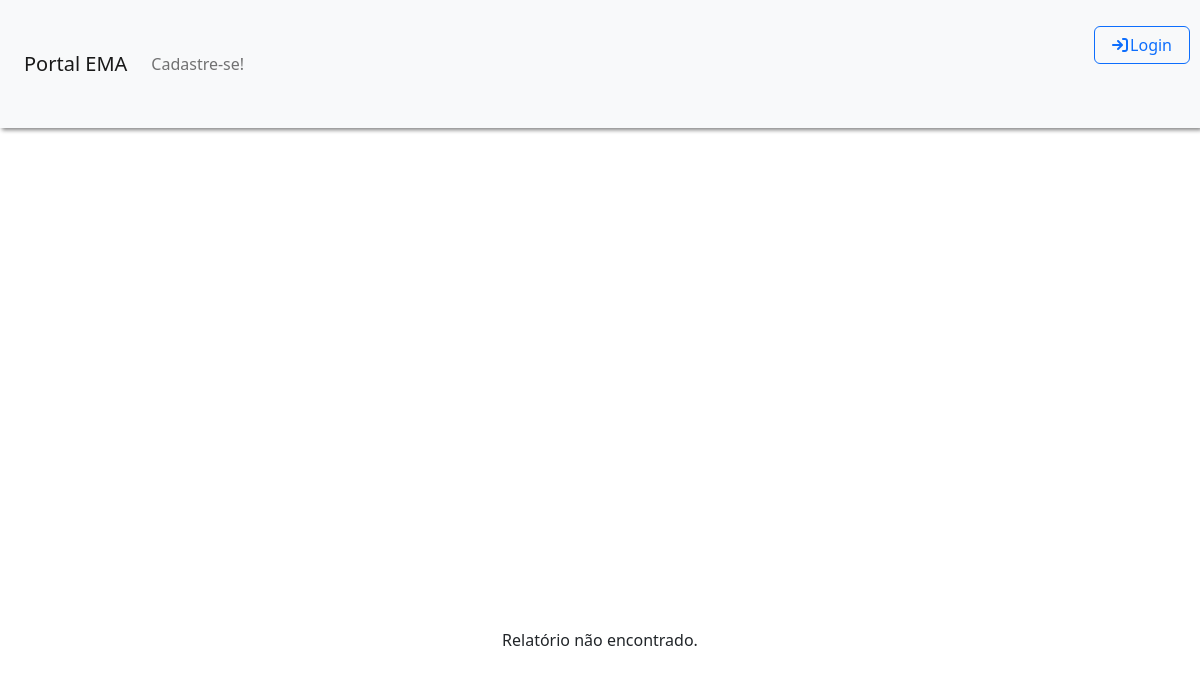
The app's page /Tela_Visualizar_Relatorio.php?idrelatorio=2, older data.
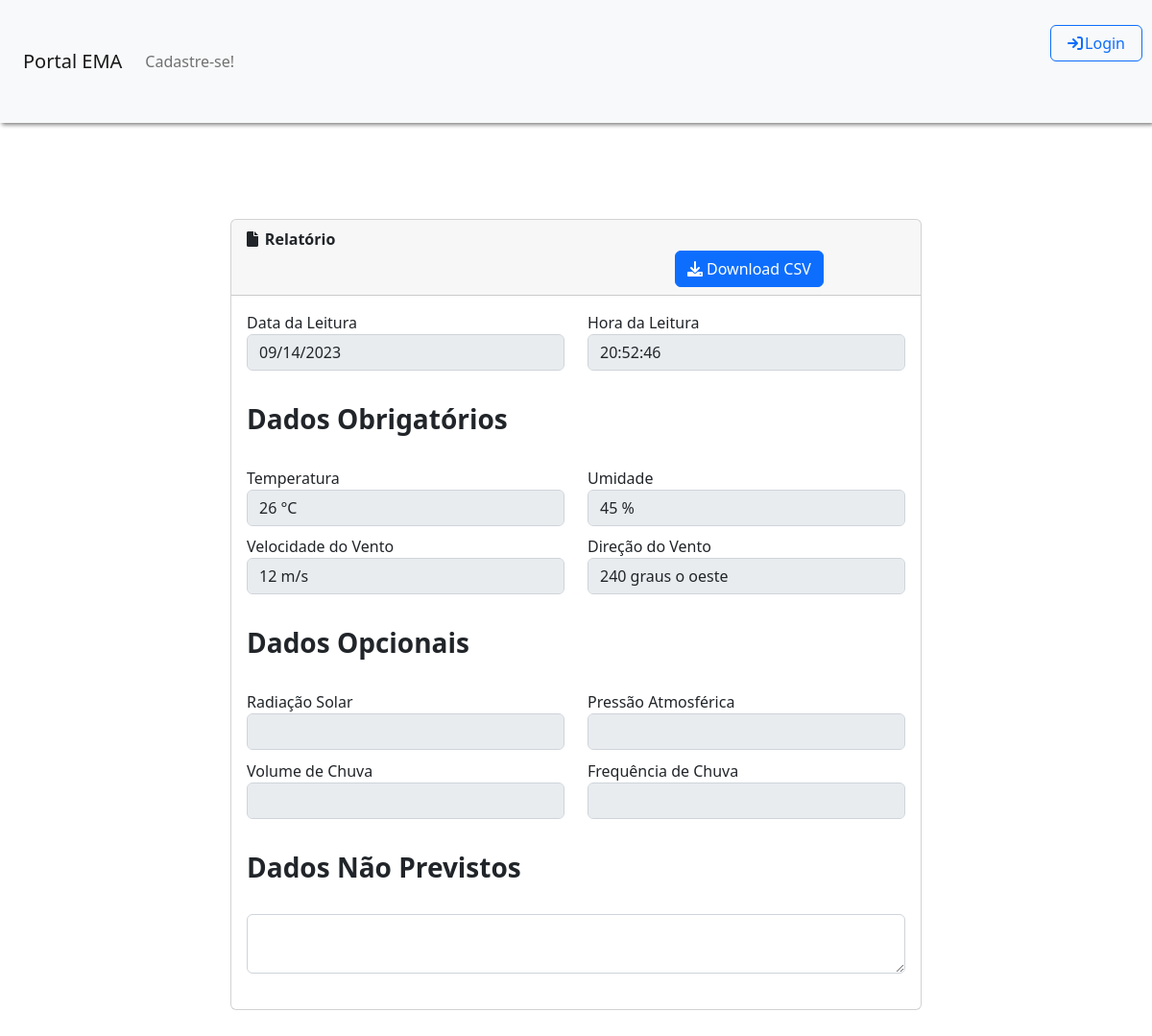
The same page, newer data.
### tables this page shows
CREATE TABLE IF NOT EXISTS relatorios (
  idrelatorio INT NOT NULL AUTO_INCREMENT,
  data DATE NOT NULL,
  hora TIME NOT NULL,

   
  temperatura FLOAT NOT NULL,
  unidade_tem VARCHAR(5) NOT NULL,
  
  umidade FLOAT NOT NULL,
  unidade_um VARCHAR(5) NOT NULL,

  vento_velocidade FLOAT NOT NULL,
  unidade_vv VARCHAR(5) NOT NULL,
  
  vento_direcao FLOAT NOT NULL,
  unidade_vd VARCHAR(50) NOT NULL,

   
  radiacao_solar FLOAT NULL,
  unidade_rs VARCHAR(5) NULL,

  pressao_atmos FLOAT NULL,
  unidade_pa VARCHAR(5) NULL,
  
  volume_chuva FLOAT NULL,
  unidade_vc VARCHAR(5) NULL,
    
  frequencia_chuva FLOAT NULL,
  unidade_fc VARCHAR(5) NULL,
  
   
   
  nao_previstos JSON NULL,
  erro INT NULL,
  emas_idema INT,
  emas_usuarios_idusuario INT,
 PRIMARY KEY (idrelatorio, emas_idema, emas_usuarios_idusuario),
    FOREIGN KEY (emas_idema , emas_usuarios_idusuario)
    REFERENCES emas (idema , usuarios_idusuario));

### controllers/controller_relatorio.php (called while the page is built, shortened)
<?php
function buscarRelatorioPorID($idrelatorio) {
    $conexao = conectarBanco();
    $idrelatorio = mysqli_real_escape_string($conexao, $idrelatorio);
    $query = "SELECT * FROM relatorios WHERE idrelatorio = '$idrelatorio'";
    $resultado = mysqli_query($conexao, $query);
    if ($resultado && mysqli_num_rows($resultado) > 0) {
        $usuario = mysqli_fetch_assoc($resultado);
        return $usuario;
    } else {
        return false;
    }
}
?>

### Tela_Visualizar_Relatorio.php (the view, shortened to what the changed rows need)
<!DOCTYPE html>
<?php
require '../portalEMA/functions/geral.php';
require '../portalEMA/controllers/controller_relatorio.php';
?>
<html>
    <head>
        <link rel="stylesheet" type="text/css" href="../portalEMA/css/style.css">
        <link rel="stylesheet" href="https://cdnjs.cloudflare.com/ajax/libs/font-awesome/6.0.0-beta3/css/all.min.css">
        <link rel="stylesheet" type="text/css" href="https://cdn.jsdelivr.net/npm/bootstrap@5.2.3/dist/css/bootstrap.min.css">
        <link rel="stylesheet" href="https://unpkg.com/leaflet@1.7.1/dist/leaflet.css" />
    </head>
    <body>
        <?php
        $relatorioId = $_GET['idrelatorio'];
        $relatorio = buscarRelatorioPorId($relatorioId);
        if (!$relatorio) {
            echo "Relatório não encontrado.";
            exit;
        } else {
            echo '<div id="relatorio">';
            echo '<div class="card col-12">';
            echo '<div class="card-header">';
            echo '<div style="display: inline;"><i style="padding-right: 1%;" class="fas fa-file"></i><b>Relatório</b></div>';
            echo '<div style="display: inline-flex; margin-left: 65%;"><form method="POST"><a href="../portalEMA/functions/download_csv.php?idrelatorio=' . $relatorioId . '" class="btn btn-primary"><i class="fas fa-download"></i> Download CSV </a></form></div>';
            echo '</div>';
            echo '<div class="card-body">';
            echo '<form>';
            echo '<div class="row">';
            echo '<div class="col">';
            echo '<label>Data da Leitura</label>';
            echo '<input disabled="true" value="' . $relatorio['data'] . '" type="date" class="form-control">';
            echo '</div>';
            echo '<div class="col">';
            echo '<label>Hora da Leitura</label>';
            echo '<input disabled="true" value="' . $relatorio['hora'] . '" type="text" class="form-control">';
            echo '</div>';
            echo '</div>';
            echo '<br><h3><b>Dados Obrigatórios</b></h3><br>';
            echo '<div class="row">';
            echo '<div class="col">';
            echo '<label>Temperatura</label>';
            echo '<input disabled="true" value="' . $relatorio['temperatura'] . ' ' . $relatorio['unidade_tem'] . '" type="text" class="form-control">';
            echo '</div>';
            echo '<div class="col">';
            echo '<label>Umidade</label>';
            echo '<input disabled="true" value="' . $relatorio['umidade'] . ' ' . $relatorio['unidade_um'] . '" type="text" class="form-control">';
            echo '</div>';
            echo '</div>';
            echo '<div class="row">';
            echo '<div class="col">';
            echo '<label>Velocidade do Vento</label>';
            echo '<input disabled="true" value="' . $relatorio['vento_velocidade'] . ' ' . $relatorio['unidade_vv'] . '" type="text" class="form-control">';
            echo '</div>';
            echo '<div class="col">';
            echo '<label>Direção do Vento</label>';
            echo '<input disabled="true" value="' . $relatorio['vento_direcao'] . ' ' . $relatorio['unidade_vd'] . '" type="text" class="form-control">';
            echo '</div>';
            echo '</div>';
            echo '<br><h3><b>Dados Opcionais</b></h3><br>';
            echo '<div class="row">';
            echo '<div class="col">';
            echo '<label>Radiação Solar</label>';
            echo '<input disabled="true" value="' . $relatorio['radiacao_solar'] . ' ' . $relatorio['unidade_rs'] . '" type="text" class="form-control">';
            echo '</div>';
            echo '<div class="col">';
            echo '<label>Pressão Atmosférica</label>';
            echo '<input disabled="true" value="' . $relatorio['pressao_atmos'] . ' ' . $relatorio['unidade_pa'] . '" type="text" class="form-control">';
            echo '</div>';
            echo '</div>';
            echo '<div class="row">';
            echo '<div class="col">';
            echo '<label>Volume de Chuva</label>';
            echo '<input disabled="true" value="' . $relatorio['volume_chuva'] . ' ' . $relatorio['unidade_vc'] . '" type="text" class="form-control">';
            echo '</div>';
            echo '<div class="col">';
            echo '<label>Frequência de Chuva</label>';
            echo '<input disabled="true" value="' . $relatorio['frequencia_chuva'] . ' ' . $relatorio['unidade_fc'] . '" type="text" class="form-control">';
            echo '</div>';
            echo '</div>';
            echo '<br><h3><b>Dados Não Previstos</b></h3><br>';
            echo '<textarea style="font-family: "Courier New";" value="' . $relatorio['nao_previstos'] .'" class="form-control"></textarea>';
            echo '</form>';
            echo '</div>';
            echo '</div>';
            echo '</div>';
        }
        ?>
    </body>
</html>

Row changes from the older to the newer data that the page shows:
added relatorios: data "09/14/2023", hora "20:52:46", temperatura+unidade_tem "26 °C", umidade+unidade_um "45 %", vento_velocidade+unidade_vv "12 m/s", vento_direcao+unidade_vd "240 graus o oeste"
Text that changed along with them:
text no longer shown: "Relatório não encontrado."
text now shown: "Relatório Download CSV Data da Leitura Hora da Leitura Dados Obrigatórios Temperatura Umidade Velocidade do Vento Direção do Vento Dados Opcionais Radiação Solar Pressão Atmosférica Volume de Chuva Frequência de Chuva Dados Não Previstos"
